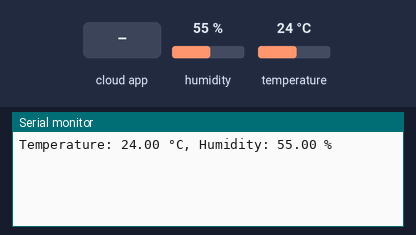
A sketch run on a simulated Arduino MKR. Shown: the last lines printed to the serial monitor. Inputs (shaded band) come from the test bench; at power-on: humidity 55 %, temperature 24 °C. WiFi joins after 1.5 s; servers stay silent unless stated.

Above: at 4.2 s.
4.3 s: the phone or cloud app sets alarmStatus to 0
9.5 s: the phone or cloud app sets alarmStatus to 1
14.5 s: humidity set to 22 %
At 15.1 s:
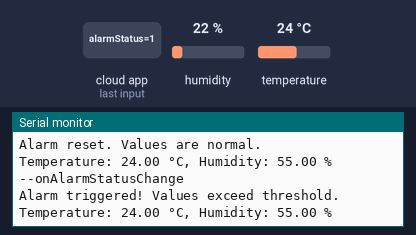
17.3 s: temperature set to 12 °C
At 18.7 s:
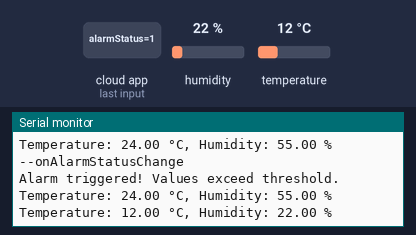
20.1 s: humidity set to 40 %
At 23.7 s:
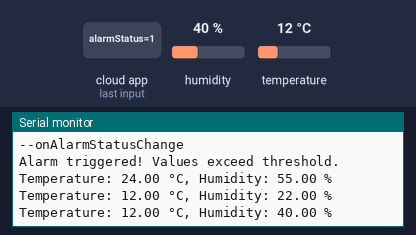
Timing chart, 0 to 23.9 s (numbered marks = the images above; inputs shaded):
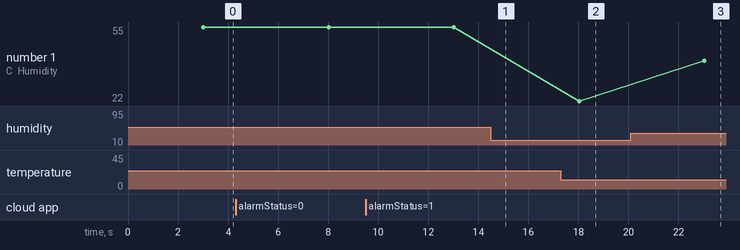

Measured:
- after the input at 17.3 s, the serial monitor: prints a new line after 0.73 s (image 2)
- after the input at 20.1 s, the serial monitor: prints a new line after 2.9 s (image 3)
- plotted number 1: 22 → 40 after the input at 20.1 s

The sketch:

DHT22_Arduino_IoT.ino.i.ino
```cpp
#include "thingProperties.h"
#include <DHT.h>

// DHT sensor setup
#define DHTPIN 2     // Digital pin connected to the DHT22 sensor
#define DHTTYPE DHT22   // DHT22 (AM2302)

// Initialize DHT sensor
DHT dht(DHTPIN, DHTTYPE);

// Threshold values for triggering alarm
const float tempThreshold = 30.0; // Temperature threshold in degrees Celsius
const float humidThreshold = 70.0; // Humidity threshold in percentage

void setup() {
  // Initialize serial communication
  Serial.begin(9600);
  delay(1500);  // Wait for Serial Monitor connection

  // Initialize cloud properties and connect to Arduino IoT Cloud
  initProperties();
  ArduinoCloud.begin(ArduinoIoTPreferredConnection);

  // Optional: Set debug message level
  setDebugMessageLevel(2);
  ArduinoCloud.printDebugInfo();

  // Initialize DHT sensor
  dht.begin();
}

void loop() {
  // Update Arduino Cloud connection
  ArduinoCloud.update();

  // Read temperature and humidity values from DHT22 sensor
  float temp = dht.readTemperature();
  float humid = dht.readHumidity();

  // Check for failed readings and retry
  if (isnan(temp) || isnan(humid)) {
    Serial.println("Failed to read from DHT sensor!");
    return;  // Skip updating if there's an issue
  }

  // Assign values to cloud variables
  tempValue = temp;
  humidValue = humid;

  // Print sensor values to Serial Monitor
  Serial.print("Temperature: ");
  Serial.print(tempValue);
  Serial.print(" °C, ");
  Serial.print("Humidity: ");
  Serial.print(humidValue);
  Serial.println(" %");

  // Check if temperature or humidity exceeds threshold
  if (tempValue > tempThreshold || humidValue > humidThreshold) {
    alarmStatus = true;  // Trigger alarm in cloud
  } else {
    alarmStatus = false; // Reset alarm when values are normal
  }

  delay(5000); // Delay for 5 seconds before next read
}

// Callback function when alarm status changes
void onAlarmStatusChange() {
  Serial.println("--onAlarmStatusChange");
  if (alarmStatus) {
    Serial.println("Alarm triggered! Values exceed threshold.");
  } else {
    Serial.println("Alarm reset. Values are normal.");
  }
}
```

arduino_secrets.h
```cpp
#define SECRET_SSID "DODO-8BEF"
#define SECRET_OPTIONAL_PASS "FLCCVDF5MB"
```

thingProperties.h
```cpp
#include <ArduinoIoTCloud.h>
#include <Arduino_ConnectionHandler.h>
#include "arduino_secrets.h"

// Wi-Fi credentials (linking to secrets)
const char SSID[] = SECRET_SSID; // Network SSID (name)
const char PASS[] = SECRET_OPTIONAL_PASS; // Network password (use for WPA, or use as key for WEP)

// Callback for alarm status changes
void onAlarmStatusChange();

// Cloud variables
float tempValue;       // Temperature in degrees Celsius
float humidValue;      // Humidity in percentage
bool alarmStatus;      // Boolean for triggering alarm

void initProperties(){
  // Link cloud variables to Arduino IoT Cloud
  ArduinoCloud.addProperty(tempValue, READWRITE, ON_CHANGE, NULL);
  ArduinoCloud.addProperty(humidValue, READWRITE, ON_CHANGE, NULL);
  ArduinoCloud.addProperty(alarmStatus, READWRITE, ON_CHANGE, onAlarmStatusChange);
}

// Wi-Fi Connection setup
WiFiConnectionHandler ArduinoIoTPreferredConnection(SSID, PASS);
```
